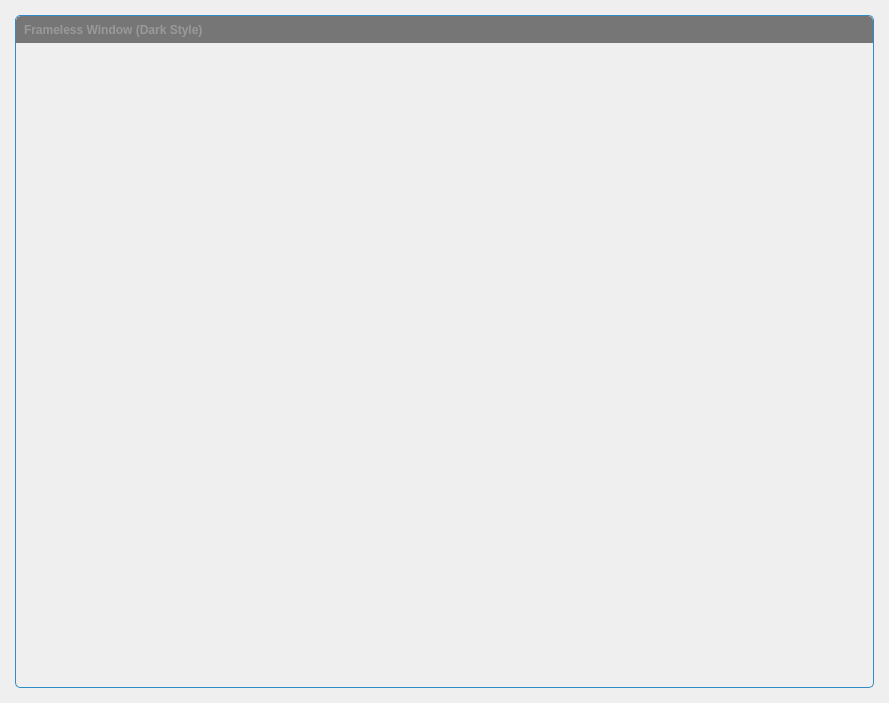
<?xml version="1.0" encoding="UTF-8"?>
<ui version="4.0">
 <class>FramelessWindow</class>
 <widget class="QWidget" name="FramelessWindow">
  <property name="geometry">
   <rect>
    <x>0</x>
    <y>0</y>
    <width>889</width>
    <height>703</height>
   </rect>
  </property>
  <property name="windowTitle">
   <string/>
  </property>
  <property name="autoFillBackground">
   <bool>false</bool>
  </property>
  <layout class="QVBoxLayout" name="verticalLayout_2">
   <property name="spacing">
    <number>0</number>
   </property>
   <property name="leftMargin">
    <number>15</number>
   </property>
   <property name="topMargin">
    <number>15</number>
   </property>
   <property name="rightMargin">
    <number>15</number>
   </property>
   <property name="bottomMargin">
    <number>15</number>
   </property>
   <item>
    <widget class="QWidget" name="windowFrame" native="true">
     <property name="autoFillBackground">
      <bool>false</bool>
     </property>
     <property name="styleSheet">
      <string notr="true">#windowFrame{border:1px solid palette(highlight); border-radius:5px 5px 5px 5px; background-color:palette(Window);}</string>
     </property>
     <layout class="QVBoxLayout" name="verticalLayout">
      <property name="spacing">
       <number>0</number>
      </property>
      <property name="leftMargin">
       <number>1</number>
      </property>
      <property name="topMargin">
       <number>1</number>
      </property>
      <property name="rightMargin">
       <number>1</number>
      </property>
      <property name="bottomMargin">
       <number>1</number>
      </property>
      <item>
       <widget class="WindowDragger" name="windowTitlebar" native="true">
        <property name="sizePolicy">
         <sizepolicy hsizetype="Preferred" vsizetype="Fixed">
          <horstretch>0</horstretch>
          <verstretch>0</verstretch>
         </sizepolicy>
        </property>
        <property name="minimumSize">
         <size>
          <width>0</width>
          <height>0</height>
         </size>
        </property>
        <property name="autoFillBackground">
         <bool>false</bool>
        </property>
        <property name="styleSheet">
         <string notr="true">#windowTitlebar{border: 0px none palette(base); border-top-left-radius:5px; border-top-right-radius:5px; background-color:palette(shadow); height:20px;}</string>
        </property>
        <layout class="QHBoxLayout" name="horizontalLayout">
         <property name="spacing">
          <number>0</number>
         </property>
         <property name="leftMargin">
          <number>0</number>
         </property>
         <property name="topMargin">
          <number>0</number>
         </property>
         <property name="rightMargin">
          <number>0</number>
         </property>
         <property name="bottomMargin">
          <number>0</number>
         </property>
         <item>
          <widget class="QLabel" name="titleText">
           <property name="font">
            <font>
             <weight>75</weight>
             <bold>true</bold>
            </font>
           </property>
           <property name="styleSheet">
            <string notr="true">  padding-left:5px;
  color:rgb(153,153,153);</string>
           </property>
           <property name="text">
            <string>Frameless Window (Dark Style)</string>
           </property>
           <property name="alignment">
            <set>Qt::AlignLeading|Qt::AlignLeft|Qt::AlignVCenter</set>
           </property>
          </widget>
         </item>
         <item>
          <widget class="QToolButton" name="minimizeButton">
           <property name="font">
            <font>
             <weight>75</weight>
             <bold>true</bold>
            </font>
           </property>
           <property name="styleSheet">
            <string notr="true">#minimizeButton{
  background-color:none;
  border:none;
  width:16px;
  height:16px;
  padding:4px;
  image:url(:/images/icon_window_minimize.png);
}
#minimizeButton:hover{
  background-color:palette(alternate-base);
}
#minimizeButton:pressed{
  background-color:palette(highlight);
}</string>
           </property>
           <property name="text">
            <string/>
           </property>
          </widget>
         </item>
         <item>
          <widget class="QToolButton" name="restoreButton">
           <property name="styleSheet">
            <string notr="true">#restoreButton{
  background-color:none;
  border:none;
  width:16px;
  height:16px;
  padding:4px;
  image:url(:/images/icon_window_restore.png);
}
#restoreButton:hover{
  background-color:palette(alternate-base);
}
#restoreButton:pressed{
  background-color:palette(highlight);
}</string>
           </property>
           <property name="text">
            <string/>
           </property>
          </widget>
         </item>
         <item>
          <widget class="QToolButton" name="maximizeButton">
           <property name="styleSheet">
            <string notr="true">#maximizeButton{
  background-color:none;
  border:none;
  width:16px;
  height:16px;
  padding:4px;
  image:url(:/images/icon_window_maximize.png);
}
#maximizeButton:hover{
  background-color:palette(alternate-base);
}
##maximizeButton:pressed{
  background-color:palette(highlight);
}</string>
           </property>
           <property name="text">
            <string/>
           </property>
          </widget>
         </item>
         <item>
          <widget class="QToolButton" name="closeButton">
           <property name="font">
            <font>
             <weight>75</weight>
             <bold>true</bold>
            </font>
           </property>
           <property name="styleSheet">
            <string notr="true">#closeButton{
  background-color:none;
  border:none;
  width:16px;
  height:16px;
  padding:4px;
  image:url(:/images/icon_window_close.png);
  border-top-right-radius: 5px;
}
#closeButton:hover{
  background-color:palette(alternate-base);
}
##closeButton:pressed{
  background-color:palette(highlight);
}</string>
           </property>
          </widget>
         </item>
        </layout>
       </widget>
      </item>
      <item>
       <widget class="QWidget" name="windowContent" native="true">
        <property name="autoFillBackground">
         <bool>false</bool>
        </property>
        <property name="styleSheet">
         <string notr="true">#windowContent{
  border: 0px none palette(base);
  border-radius:0px 0px 5px 5px;
}</string>
        </property>
       </widget>
      </item>
     </layout>
    </widget>
   </item>
  </layout>
 </widget>
 <layoutdefault spacing="6" margin="11"/>
 <customwidgets>
  <customwidget>
   <class>WindowDragger</class>
   <extends>QWidget</extends>
   <header>windowdragger.h</header>
   <container>1</container>
  </customwidget>
 </customwidgets>
 <resources/>
 <connections/>
</ui>
